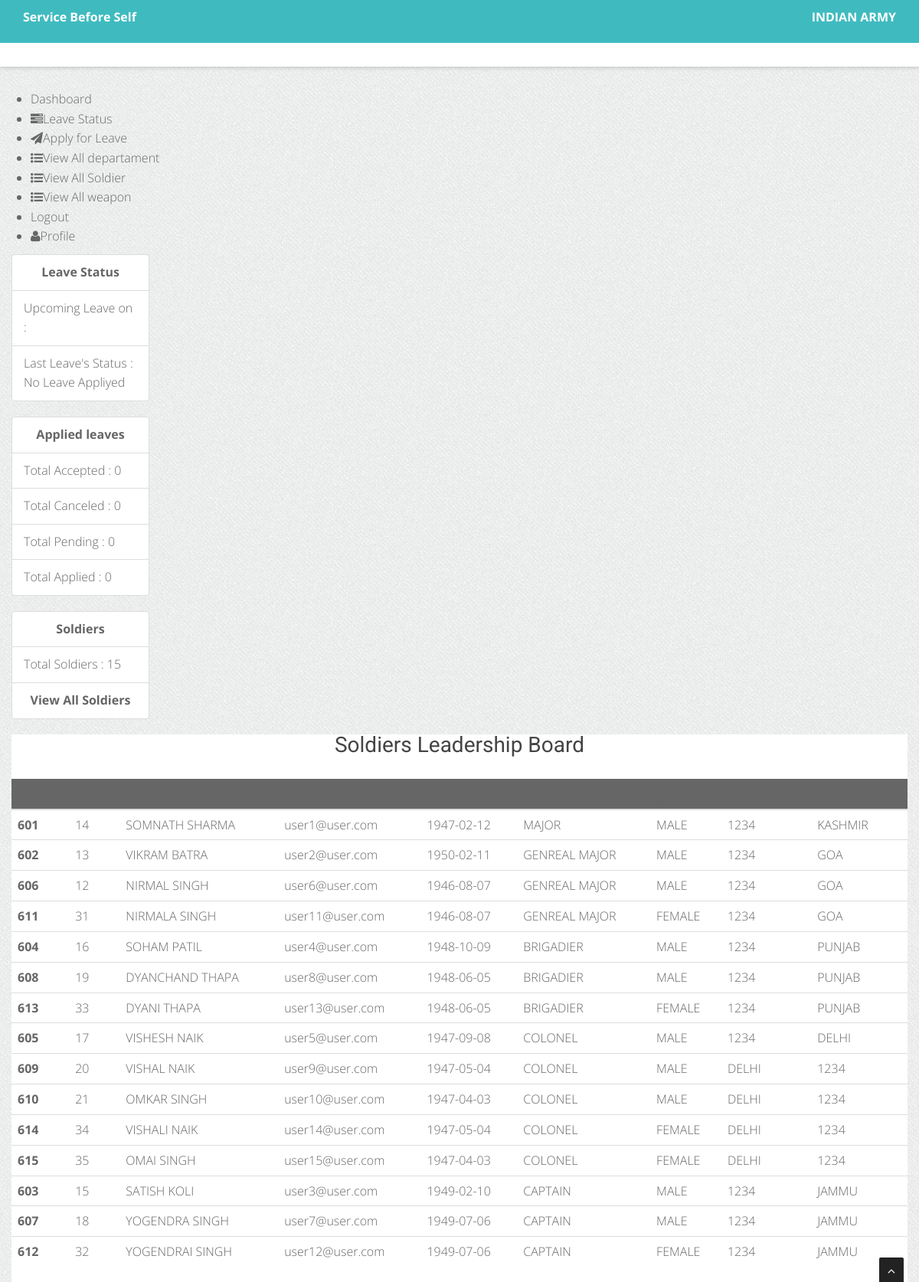
The page /soldier/dashboard.php?login-sucess (signed in) on the database its author committed.
### tables this page shows
CREATE TABLE `SOLDIERS`
              (`id` int(15) NOT NULL,
               `SSNO` INT NOT NULL ,
               `RNO` INT NOT NULL ,
               `name` varchar(50) NOT NULL ,
               `email` varchar(255) NOT NULL,
               `dob` DATE NULL ,
               `gender` varchar(10) DEFAULT NULL,
               `RANK` varchar(50) NOT NULL,
               `password` varchar(75) NOT NULL,
               `LOCATION` CHAR(50) NOT NULL ,
               `salary` INT NOT NULL,
               `dp` varchar(255) NOT NULL,
	           UNIQUE(`SSNO`),
		       UNIQUE(`RNO`),
		       UNIQUE(`name`)
               );

### soldier/dashboard.php (the view, shortened to what this page needs)
<?php
require_once "include/header.php";
?>
<?php
        $total_accepted = $total_pending = $total_canceled = $total_applied = 0;
        $leave = "SELECT * FROM Sol_leave WHERE email = '$_SESSION[email_emp]' ";
        $result = mysqli_query($conn , $leave);
        if( mysqli_num_rows($result) > 0 ){
            $total_applied = mysqli_num_rows($result);
            while( $leave_info = mysqli_fetch_assoc($result) ){
                $status = $leave_info["status"];
                if( $status == "pending" ){
                    $total_pending += 1;
                }elseif( $status == "Accepted" ){
                    $total_accepted += 1;
                }elseif( $status = "Canceled"){
                    $total_canceled += 1;
                }
            }
        }else{
            $total_accepted = $total_pending = $total_canceled = $total_applied = 0;
        }
        $last_leave_status = "No leave appliyed";
        $upcoming_leave_status = "";
        $select_emp = "SELECT * FROM SOLDIERS";
        $total_emp = mysqli_query($conn , $select_emp);
        $sql_highest_salary =  "SELECT * FROM SOLDIERS ORDER BY salary DESC";
        $emp_ = mysqli_query($conn , $sql_highest_salary);
?>
<div class="container">
    <div class="row mt-5">
        <div class="col-4">
            <div class="card shadow " style="width: 18rem;">
                <ul class="list-group list-group-flush">
                    <li class="list-group-item text-center"> <b>Leave Status</b> </li>
                    <li class="list-group-item">Upcoming Leave on :  <?php echo  $upcoming_leave_status ; ?>  </li>
                    <li class="list-group-item">Last Leave's Status :  <?php echo ucwords($last_leave_status) ;  ?> </li>
                </ul>
            </div>
        </div>
        <div class="col-4">
            <div class="card shadow " style="width: 18rem;">
                <ul class="list-group list-group-flush">
                    <li class="list-group-item text-center"> <b>Applied leaves</b> </li>
                    <li class="list-group-item">Total Accepted  : <?php echo $total_accepted;  ?> </li>
                    <li class="list-group-item">Total Canceled  : <?php echo $total_canceled; ?> </li>
                    <li class="list-group-item">Total Pending  : <?php echo $total_pending; ?> </li>
                    <li class="list-group-item">Total Applied  : <?php echo $total_applied; ?> </li>
                </ul>
            </div>
        </div>
        <div class="col-4">
            <div class="card shadow " style="width: 18rem;">
                <ul class="list-group list-group-flush">
                    <li class="list-group-item text-center"> <b>Soldiers</b>  </li>
                    <li class="list-group-item">Total Soldiers : <?php echo mysqli_num_rows($total_emp); ?></li>
                    <li class="list-group-item text-center"><a href="view-soldier.php"> <b>View All Soldiers</b></a></li>
                </ul>
            </div>
        </div>
    </div>
    <div class="row mt-5 bg-white shadow ">
    <div class="col-12">
            <div class=" text-center my-3 "> <h4>Soldiers Leadership Board</h4> </div>
            <table class="table  table-hover">
            <thead>
            <tr class="bg-dark">
            <th scope="col">SSNO</th>
            <th scope="col">RNO</th>
            <th scope="col">name</th>
            <th scope="col">email</th>
            <th scope="col">dob</th>
            <th scope="col">RANK</th>
            <th scope="col">gender</th>
            <th scope="col">password</th>
            <th scope="col">LOCATION</th>
            </tr>
        </thead>
        <tbody>
        <?php while( $emp_info = mysqli_fetch_assoc($emp_) ){
                    $emp_SSNO = $emp_info["SSNO"];
                    $emp_RNO = $emp_info["RNO"];
                    $emp_Name = $emp_info["name"];
                    $emp_email = $emp_info["email"];
                    $emp_dob = $emp_info["dob"];
                    $emp_RANK = $emp_info["RANK"];
                    $emp_gender = $emp_info["gender"];
                    $emp_password = $emp_info["password"];
                    $emp_LOCATION = $emp_info["LOCATION"];
                    ?>
            <tr>
            <th ><?php echo $emp_SSNO; ?></th>
            <td><?php echo $emp_RNO; ?></td>
            <td><?php echo $emp_Name; ?></td>
            <td><?php echo $emp_email ?></td>
            <td><?php echo $emp_dob ?></td>
            <td><?php echo $emp_RANK; ?></td>
            <td><?php echo $emp_gender ?></td>
            <td><?php echo $emp_password ?></td>
            <td><?php echo $emp_LOCATION; ?></td>
            </tr>
          <?php
                }
            ?>
        </tbody>
        </table>
    </div>
    </div>
</div>
<?php
require_once "include/footer.php";
?>

### css/style.css (style rules this page uses)
body { width: 100%; height: 100%; font-family: 'Open Sans', sans-serif; font-weight: 300; color: #666; background-color: #ddd; font-size: 16px; line-height: 1.6em; }
html { width: 100%; height: 100%; }
h4 { font-size: 28px; }
h1, h2, h3, h4, h5, h6 { margin: 0 0 30px; font-family: 'Roboto', sans-serif; font-weight: 400; color: #444; line-height: 1em; }
a { color: #666; -webkit-transition: all .2s ease-in-out; -moz-transition: all .2s ease-in-out; transition: all .2s ease-in-out; }
.bg-white { background: #fff; }
.bg-dark { background: #404040; }
.bg-dark { background: #666; }

### bodybg/bg1.css (style rules this page uses)
body { background: url(../img/bodybg/bg1.png) repeat left top; }

### rows shown on the page
soldiers: SSNO "601", RNO "14", name "SOMNATH SHARMA", email "user1@user.com", dob "1947-02-12", RANK "MAJOR", gender "MALE", password "1234", LOCATION "KASHMIR"
soldiers: SSNO "602", RNO "13", name "VIKRAM BATRA", email "user2@user.com", dob "1950-02-11", RANK "GENREAL MAJOR", gender "MALE", password "1234", LOCATION "GOA"
soldiers: SSNO "606", RNO "12", name "NIRMAL SINGH", email "user6@user.com", dob "1946-08-07", RANK "GENREAL MAJOR", gender "MALE", password "1234", LOCATION "GOA"
soldiers: SSNO "611", RNO "31", name "NIRMALA SINGH", email "user11@user.com", dob "1946-08-07", RANK "GENREAL MAJOR", gender "FEMALE", password "1234", LOCATION "GOA"
soldiers: SSNO "604", RNO "16", name "SOHAM PATIL", email "user4@user.com", dob "1948-10-09", RANK "BRIGADIER", gender "MALE", password "1234", LOCATION "PUNJAB"
soldiers: SSNO "608", RNO "19", name "DYANCHAND THAPA", email "user8@user.com", dob "1948-06-05", RANK "BRIGADIER", gender "MALE", password "1234", LOCATION "PUNJAB"
soldiers: SSNO "613", RNO "33", name "DYANI THAPA", email "user13@user.com", dob "1948-06-05", RANK "BRIGADIER", gender "FEMALE", password "1234", LOCATION "PUNJAB"
soldiers: SSNO "605", RNO "17", name "VISHESH NAIK", email "user5@user.com", dob "1947-09-08", RANK "COLONEL", gender "MALE", password "1234", LOCATION "DELHI"
soldiers: SSNO "609", RNO "20", name "VISHAL NAIK", email "user9@user.com", dob "1947-05-04", RANK "COLONEL", gender "MALE", password "DELHI", LOCATION "1234"
soldiers: SSNO "610", RNO "21", name "OMKAR SINGH", email "user10@user.com", dob "1947-04-03", RANK "COLONEL", gender "MALE", password "DELHI", LOCATION "1234"
soldiers: SSNO "614", RNO "34", name "VISHALI NAIK", email "user14@user.com", dob "1947-05-04", RANK "COLONEL", gender "FEMALE", password "DELHI", LOCATION "1234"
soldiers: SSNO "615", RNO "35", name "OMAI SINGH", email "user15@user.com", dob "1947-04-03", RANK "COLONEL", gender "FEMALE", password "DELHI", LOCATION "1234"
soldiers: SSNO "603", RNO "15", name "SATISH KOLI", email "user3@user.com", dob "1949-02-10", RANK "CAPTAIN", gender "MALE", password "1234", LOCATION "JAMMU"
soldiers: SSNO "607", RNO "18", name "YOGENDRA SINGH", email "user7@user.com", dob "1949-07-06", RANK "CAPTAIN", gender "MALE", password "1234", LOCATION "JAMMU"
soldiers: SSNO "612", RNO "32", name "YOGENDRAI SINGH", email "user12@user.com", dob "1949-07-06", RANK "CAPTAIN", gender "FEMALE", password "1234", LOCATION "JAMMU"

### other values the page prints
$last_leave_status "No Leave Appliyed"
$total_accepted "0"
$total_canceled "0"
$total_pending "0"
$total_applied "0"
mysqli_num_rows($total_emp) "15"
